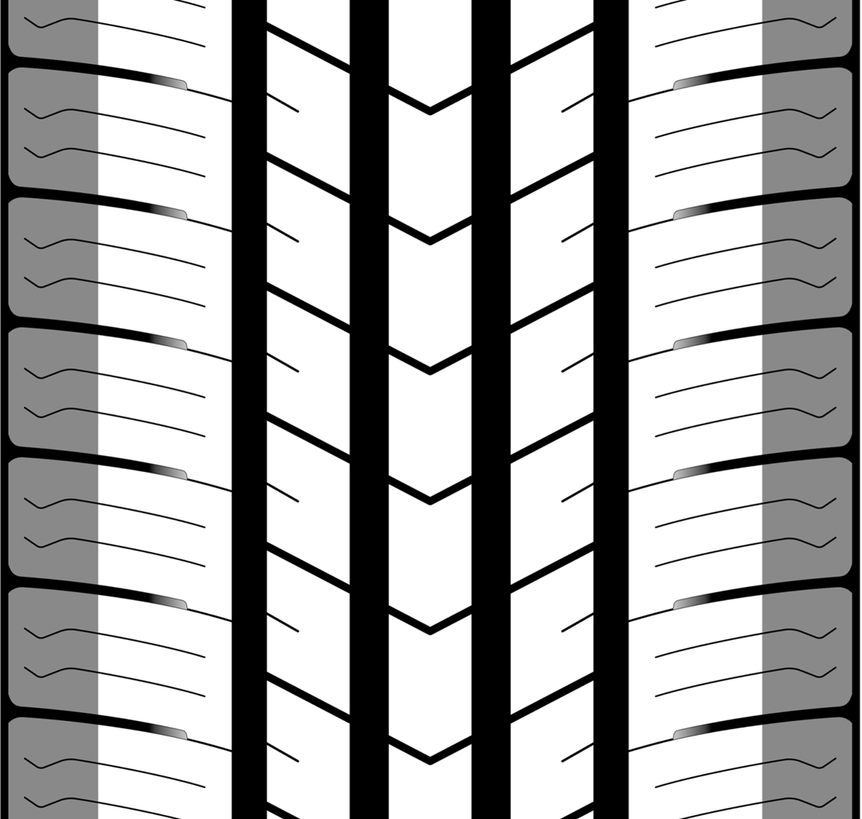
#> input picture tests/datasets/task_id_1778457600/images/sample003.png, 862 x 819 px, shrunk from 1088 x 1034 before the run
$ python -i preprocessor.py   (imports and definitions only)
#> lines starting #> are read from the running program, lines starting #| are printed output that depends on the picture; after the words box and inside, x2 and y2 are one past the last pixel; in counts of white or black regions, pixels touching at a corner belong together
### utils/logger.py
# -*- coding: utf-8 -*-

"""
日志模块

提供标准化的日志系统。
"""

import logging
from datetime import datetime
from pathlib import Path
from typing import Optional


def setup_logger(
    name: str = "giti_tire",
    level: str = "INFO",
    log_file: Optional[str] = None,
    console_output: bool = True
) -> logging.Logger:
    """
    设置并返回一个配置好的日志记录器。

    Args:
        name: 日志记录器名称
        level: 日志级别 (DEBUG, INFO, WARNING, ERROR, CRITICAL)
        log_file: 日志文件路径（可选）
        console_output: 是否输出到控制台

    Returns:
        配置好的日志记录器
    """
    logger = logging.getLogger(name)
    logger.setLevel(getattr(logging, level.upper()))

    # 避免重复添加处理器
    if logger.handlers:
        return logger

    formatter = logging.Formatter(
        '%(asctime)s - %(name)s - %(levelname)s - %(message)s',
        datefmt='%Y-%m-%d %H:%M:%S'
    )

    # 文件处理器
    if log_file:
        # 确保日志目录存在
        log_path = Path(log_file)
        log_dir = log_path.parent
        if log_dir != Path('.') and not log_dir.exists():
            log_dir.mkdir(parents=True, exist_ok=True)

        file_handler = logging.FileHandler(str(log_path), encoding='utf-8')
        file_handler.setLevel(getattr(logging, level.upper()))
        file_handler.setFormatter(formatter)
        logger.addHandler(file_handler)

    # 控制台处理器
    if console_output:
        console_handler = logging.StreamHandler()
        console_handler.setLevel(getattr(logging, level.upper()))
        console_handler.setFormatter(formatter)
        logger.addHandler(console_handler)

    return logger


def get_logger(name: str = "giti_tire") -> logging.Logger:
    """
    获取或创建日志记录器。

    Args:
        name: 日志记录器名称

    Returns:
        日志记录器实例
    """
    if not hasattr(logging.Logger, 'manager'):
        return setup_logger(name)

    logger = logging.getLogger(name)
    if not logger.handlers:
        return setup_logger(name)
    return logger


class LoggerMixin:
    """日志记录器混入类，为类提供日志功能。"""

    # [4 lines left out: function logger, not called in this run]


# 创建默认日志记录器
default_logger = get_logger("giti_tire")

### services/preprocessor.py
# -*- coding: utf-8 -*-

"""
预处理模块

负责用户输入数据的预处理工作，包括灰边去除、CMYK颜色空间转换。
输入整图，进行训练图片预处理.
"""

# Copyright © 2026. All rights reserved.

import cv2
import numpy as np
import os
import glob
from PIL import Image
import random
from collections import Counter

from utils.logger import get_logger

# 创建模块级日志记录器
logger = get_logger("services_preprocessor")

# ==================== 工具函数 ====================

# [240 lines left out: functions _get_image_files, _save_image, _ensure_dir, remove_black_and_split_segments, remove_side_white, convert_cmyk_to_rgb and 2 more, not called in this run]


def remove_vertical_lines_center(image, x_tolerance=2, length_ratio=0.7,
                                 line_width=2, margin_ratio=0.1,
                                 hough_threshold=50, min_line_gap=10):
    """
    检测图像中央区域的竖直线并去除，保护与其他线段的交点
    """
#> called with x_tolerance = 2, length_ratio = 0.7, line_width = 2, margin_ratio = 0.1, hough_threshold = 50, min_line_gap = 10
    if isinstance(image, str):
        img = cv2.imread(image)
#> img is the input picture: shape (819, 862, 3); min 0, max 255, mean 168.4
        if img is None:
            raise ValueError(f"无法读取图像: {image}")
    else:
        img = image.copy()

    height, width = img.shape[:2]
#> height = 819; width = 862
    gray = cv2.cvtColor(img, cv2.COLOR_BGR2GRAY)
    edges = cv2.Canny(gray, 50, 150, apertureSize=3)
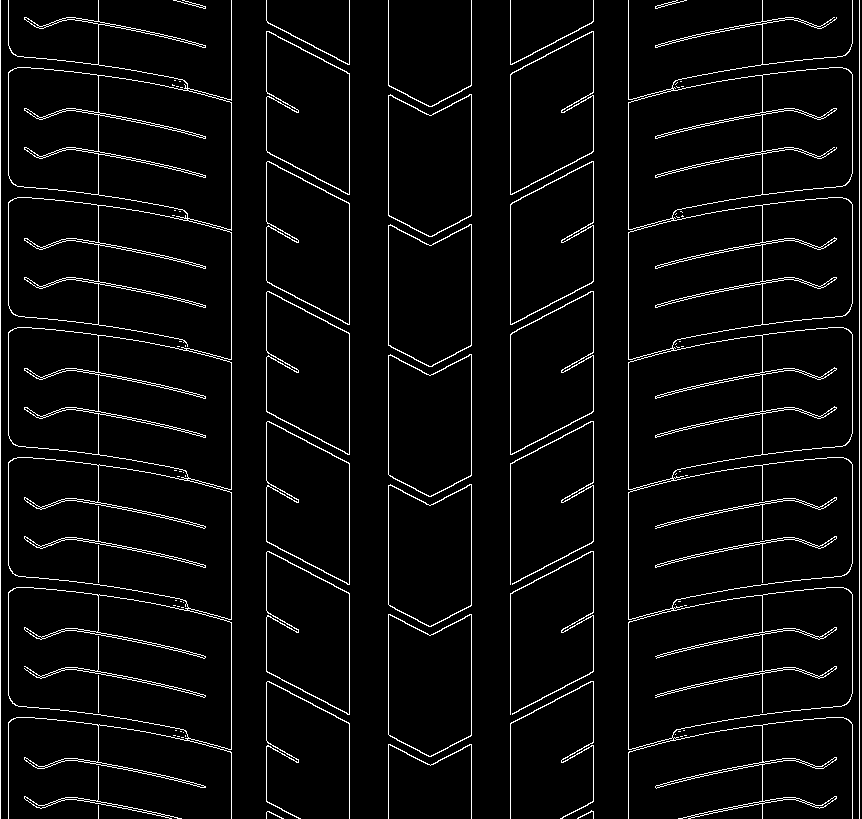
#> edges: shape (819, 862); 4.5% white in thin lines or dots

    min_line_length = int(height * length_ratio)
#> min_line_length = 573
    lines = cv2.HoughLinesP(edges, rho=1, theta=np.pi/180,
                           threshold=hough_threshold,
                           minLineLength=min_line_length,
                           maxLineGap=min_line_gap)
#> lines = [[0, 818, 0, 0], [98, 818, 98, 0], [593, 818, 593, 0], [628, 818, 628, 0], [859, 818, 859, 0], [762, 818, 762, 0], [510, 818, 510, 0], [349, 818, 349, 0], [388, 818, 388, 0], [231, 818, 231, 0], [471, 818, 471, 0]]

    if lines is None:
        return None

    # 定义中央区域
    left_bound = int(width * margin_ratio)
#> left_bound = 86
    right_bound = int(width * (1 - margin_ratio))
#> right_bound = 775

    vertical_mask = np.zeros((height, width), dtype=np.uint8)
    other_mask = np.zeros((height, width), dtype=np.uint8)

    for line in lines:
        x1, y1, x2, y2 = line[0]
        # 统一方向
        if y1 > y2:
            x1, y1, x2, y2 = x2, y2, x1, y1

        is_vertical = abs(x1 - x2) <= x_tolerance
        x_min, x_max = min(x1, x2), max(x1, x2)
        in_center = (x_min >= left_bound) and (x_max <= right_bound)

        if is_vertical and in_center:
            cv2.line(vertical_mask, (x1, y1), (x2, y2), 255, line_width)
        else:
            cv2.line(other_mask, (x1, y1), (x2, y2), 255, line_width)
#> this loop made 11 passes
#> (line, x1, x2, x_min, x_max, in_center) on passes 1 to 11: ([[0, 818, 0, 0]], 0, 0, 0, 0, False), ([[98, 818, 98, 0]], 98, 98, 98, 98, True), ([[593, 818, 593, 0]], 593, 593, 593, 593, True), ([[628, 818, 628, 0]], 628, 628, 628, 628, True), ([[859, 818, 859, 0]], 859, 859, 859, 859, False), ([[762, 818, 762, 0]], 762, 762, 762, 762, True), ([[510, 818, 510, 0]], 510, 510, 510, 510, True), ([[349, 818, 349, 0]], 349, 349, 349, 349, True), ([[388, 818, 388, 0]], 388, 388, 388, 388, True), ([[231, 818, 231, 0]], 231, 231, 231, 231, True), ([[471, 818, 471, 0]], 471, 471, 471, 471, True)
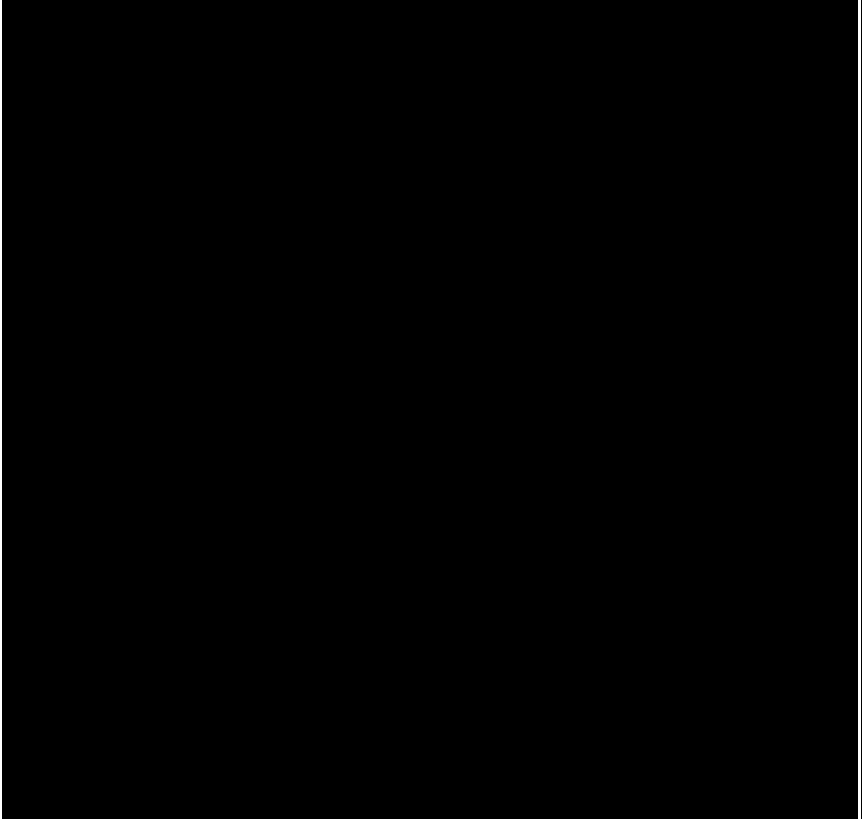
#> other_mask: shape (819, 862); 0.58% white; 2 white regions, box (x1, y1, x2, y2) and area: (858, 0, 861, 819) 2457, (0, 0, 2, 819) 1638
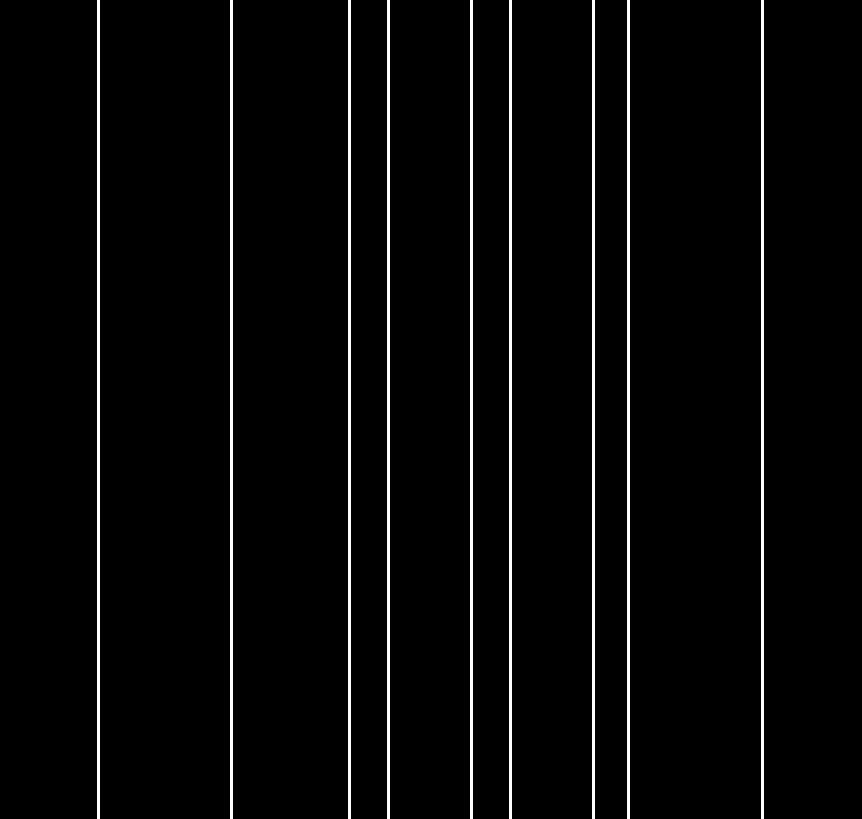
#> vertical_mask: shape (819, 862); 3.1% white; 9 white regions, largest, box (x1, y1, x2, y2) and area: (97, 0, 100, 819) 2457, (230, 0, 233, 819) 2457, (348, 0, 351, 819) 2457

    if not np.any(vertical_mask):
        return None

    # 计算并保护交点
    intersection = cv2.bitwise_and(vertical_mask, other_mask)
#> intersection: shape (819, 862); every value is 0
    kernel = np.ones((3,3), np.uint8)
    intersection_dilated = cv2.dilate(intersection, kernel)
    vertical_mask_clean = cv2.bitwise_and(vertical_mask, cv2.bitwise_not(intersection_dilated))

    # 应用掩码
    result = img.copy()
    result[vertical_mask_clean > 0] = [255, 255, 255]
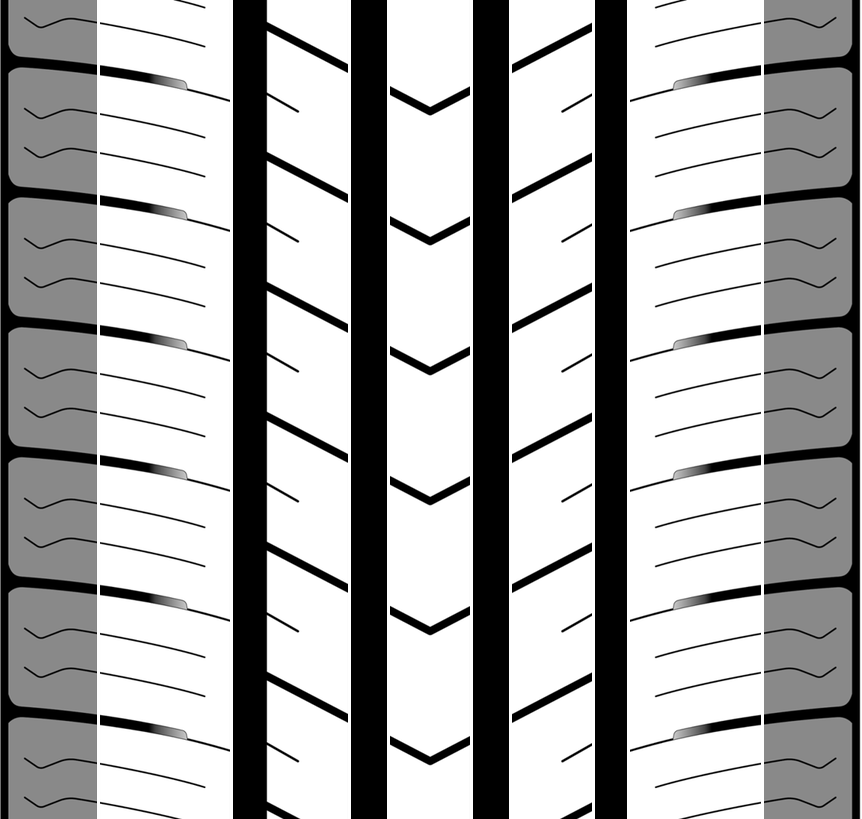
#> result: shape (819, 862, 3); 2.61% of pixels changed, all inside (x1, y1, x2, y2) = (97, 0, 764, 819)

    return result


# [423 lines left out: functions detect_periodic_blocks, random_horizontal_crop, process_vertical_split, batch_remove_gray_edge, process_horizontal_split, analyze_image_abnormalities and 1 more, not called in this run]


# [5 lines not run here, left out]
    #tire_image_preprocessing_pipeline(workspace)

>>> result = remove_vertical_lines_center('../tests/datasets/task_id_1778457600/images/sample003.png')
